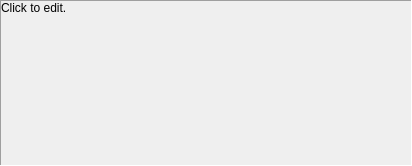
<?xml version="1.0" encoding="UTF-8"?>
<ui version="4.0">
 <class>NodeComment</class>
 <widget class="QWidget" name="NodeComment">
  <property name="geometry">
   <rect>
    <x>0</x>
    <y>0</y>
    <width>412</width>
    <height>166</height>
   </rect>
  </property>
  <layout class="QVBoxLayout" name="verticalLayout">
   <property name="spacing">
    <number>0</number>
   </property>
   <property name="leftMargin">
    <number>0</number>
   </property>
   <property name="topMargin">
    <number>0</number>
   </property>
   <property name="rightMargin">
    <number>0</number>
   </property>
   <property name="bottomMargin">
    <number>0</number>
   </property>
   <item>
    <widget class="QFrame" name="frame">
     <property name="autoFillBackground">
      <bool>true</bool>
     </property>
     <property name="frameShape">
      <enum>QFrame::Panel</enum>
     </property>
     <property name="frameShadow">
      <enum>QFrame::Sunken</enum>
     </property>
     <layout class="QVBoxLayout" name="verticalLayout_3">
      <property name="spacing">
       <number>0</number>
      </property>
      <property name="leftMargin">
       <number>0</number>
      </property>
      <property name="topMargin">
       <number>0</number>
      </property>
      <property name="rightMargin">
       <number>0</number>
      </property>
      <property name="bottomMargin">
       <number>0</number>
      </property>
      <item>
       <widget class="QLabel" name="_comment">
        <property name="toolTip">
         <string>Left click to edit the text.
Right click to edit the color.</string>
        </property>
        <property name="text">
         <string>Click to edit.</string>
        </property>
        <property name="wordWrap">
         <bool>true</bool>
        </property>
        <property name="margin">
         <number>4</number>
        </property>
        <property name="openExternalLinks">
         <bool>true</bool>
        </property>
       </widget>
      </item>
      <item>
       <spacer name="verticalSpacer">
        <property name="orientation">
         <enum>Qt::Vertical</enum>
        </property>
        <property name="sizeHint" stdset="0">
         <size>
          <width>10</width>
          <height>10</height>
         </size>
        </property>
       </spacer>
      </item>
      <item>
       <widget class="QWidget" name="widget" native="true">
        <layout class="QHBoxLayout" name="horizontalLayout">
         <property name="spacing">
          <number>0</number>
         </property>
         <property name="leftMargin">
          <number>0</number>
         </property>
         <property name="topMargin">
          <number>0</number>
         </property>
         <property name="rightMargin">
          <number>0</number>
         </property>
         <property name="bottomMargin">
          <number>0</number>
         </property>
         <item>
          <spacer name="horizontalSpacer">
           <property name="orientation">
            <enum>Qt::Horizontal</enum>
           </property>
           <property name="sizeHint" stdset="0">
            <size>
             <width>10</width>
             <height>10</height>
            </size>
           </property>
          </spacer>
         </item>
         <item>
          <widget class="QPushButton" name="_resizer">
           <property name="sizePolicy">
            <sizepolicy hsizetype="Fixed" vsizetype="Fixed">
             <horstretch>0</horstretch>
             <verstretch>0</verstretch>
            </sizepolicy>
           </property>
           <property name="minimumSize">
            <size>
             <width>16</width>
             <height>16</height>
            </size>
           </property>
           <property name="maximumSize">
            <size>
             <width>16</width>
             <height>16</height>
            </size>
           </property>
           <property name="cursor">
            <cursorShape>SizeFDiagCursor</cursorShape>
           </property>
           <property name="toolTip">
            <string>Drag to resize</string>
           </property>
           <property name="icon">
            <iconset>
             <normaloff>images/ButtonResizeHandle.png</normaloff>images/ButtonResizeHandle.png</iconset>
           </property>
           <property name="flat">
            <bool>true</bool>
           </property>
          </widget>
         </item>
        </layout>
       </widget>
      </item>
     </layout>
    </widget>
   </item>
  </layout>
 </widget>
 <resources/>
 <connections/>
</ui>
